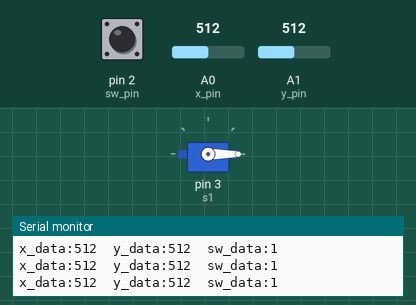
A sketch run on a simulated Arduino Uno, built with avr-gcc and run on an emulated ATmega328P. Parts: servo, the last lines printed to the serial monitor. The test bench sets the inputs (shaded band); at power-on: A0 (x_pin) = 512, pin 2 (sw_pin) HIGH, A1 (y_pin) = 512.

Above: at 1.2 s.
1.3 s: A0 (x_pin) set to 533
4.3 s: A0 (x_pin) set to 568
At 6.4 s:
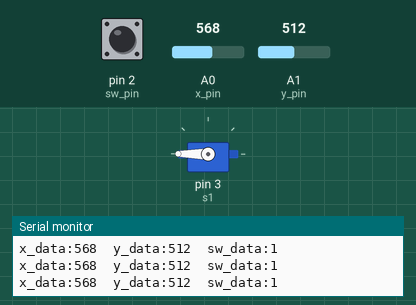
10.3 s: A0 (x_pin) set to 517
11.8 s: A0 (x_pin) set to 493
At 11.97 s:
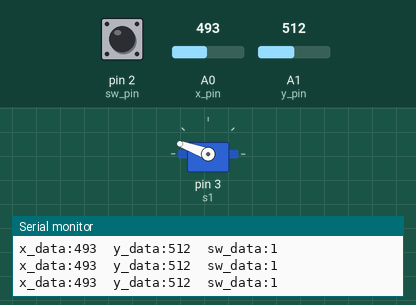
14.8 s: A0 (x_pin) set to 1023
At 15.04 s:
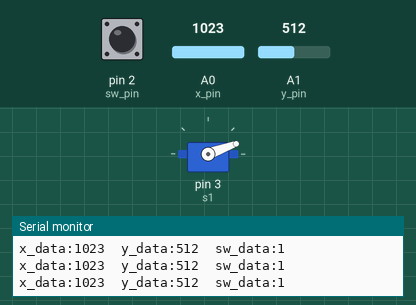
Timing chart, 0 to 17.8 s (numbered marks = the images above; inputs shaded):
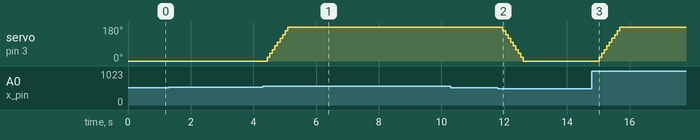

The sketch:

JoystickServo_ADG.ino
```cpp
#include<Servo.h>
int x_pin = A0;  //X-axis pin
int y_pin = A1;
int sw_pin = 2;

int pos = 0;

Servo s1;

void setup()
{
  Serial.begin(9600);
  pinMode(A0, INPUT);
  pinMode(A1, INPUT);
  pinMode(2, INPUT);
  digitalWrite(2, HIGH);

  s1.attach(3);          //Servo motor attached to pin 3
  s1.write(pos);

}

void loop()
{
 int x_data = analogRead(A0);
 int y_data = analogRead(A1);
 int sw_data = digitalRead(2);

 Serial.print("x_data:");
 Serial.print(x_data);
 Serial.print("\t");
 Serial.print("y_data:");
 Serial.print(y_data);
 Serial.print("\t");
 Serial.print("sw_data:");
 Serial.println(sw_data);
 delay(80);

if(x_data >= 550)
{
  if(pos <= 180)
  {
  pos = pos + 20;
  s1.write(pos);
  }
}
else if(x_data <= 500)
{
  if(pos >= 0)
  {
   pos = pos - 20;
   s1.write(pos);
  }
}

}
```

Measured:
- the behaviour switches between 549 and 550 on A0 (x_pin) (found by bisection; images 0 and 1)
- the behaviour switches between 501 and 500 on A0 (x_pin) (found by bisection; images 1 and 2)
- after the input at 4.3 s, servo on pin 3 (s1): moves from 0° to 180° over 0.65 s, starting after 0.15 s
- after the input at 11.8 s, servo on pin 3 (s1): moves from 180° to 0° over 0.65 s, starting after 0.16 s
- after the input at 14.8 s, servo on pin 3 (s1): moves from 0° to 180° over 0.65 s, starting after 0.23 s
